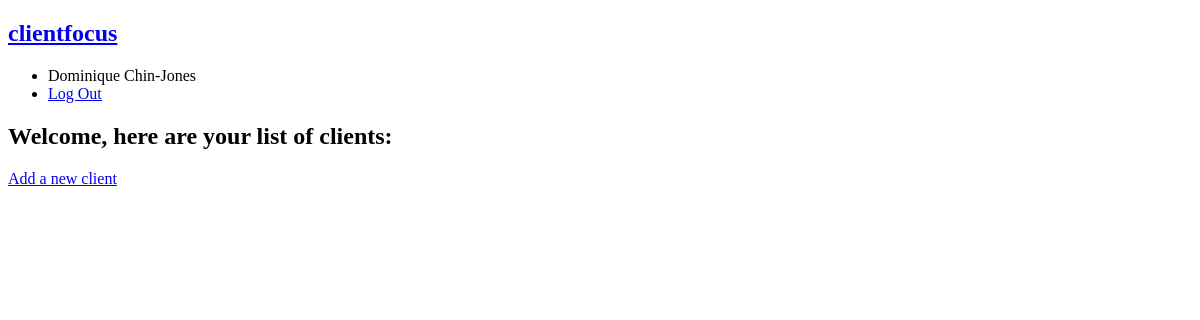
The page / (signed in) on the database as committed earlier.
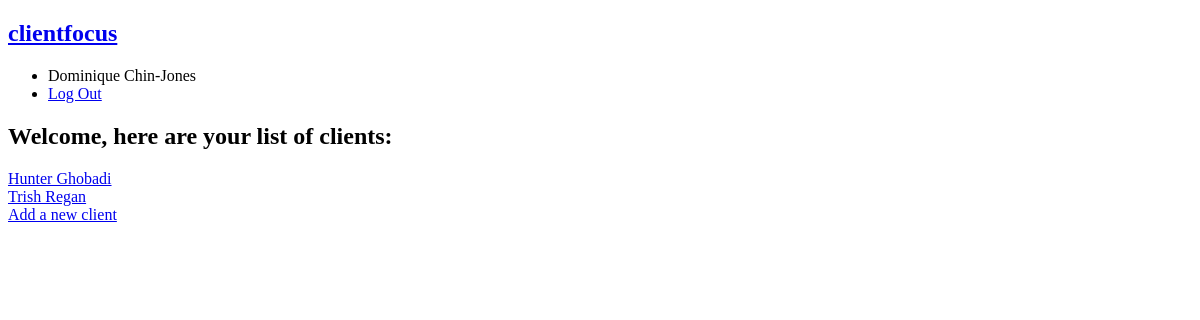
The same page on the database as committed later.
### tables this page shows
CREATE TABLE user (
    id INTEGER PRIMARY KEY AUTOINCREMENT,
    username TEXT UNIQUE NOT NULL,
    password TEXT NOT NULL,
    first_name TEXT NOT NULL,
    last_name TEXT NOT NULL,
    email TEXT NOT NULL
);

CREATE TABLE client (
    id INTEGER PRIMARY KEY AUTOINCREMENT,
    trainer_id INTEGER NOT NULL,
    name TEXT NOT NULL,
    age INTEGER NOT NULL,
    date_of_birth TEXT NOT NULL,
    goals TEXT,
    notes TEXT,
    FOREIGN KEY (trainer_id) REFERENCES user (id)
        ON DELETE CASCADE
);

### clientfocus_app/trainer.py (the view)
@bp.route('/')
@login_required
def index():
    database = get_database()
    trainer = g.user['id']
    clients = database.execute(
        """SELECT client.id, name
        FROM client
        INNER JOIN user on client.trainer_id = ?
        ORDER BY name ASC""", (trainer,)
    ).fetchall()
    return render_template('trainer/index.html', clients=clients, trainer=trainer)

### clientfocus_app/auth.py (called while the page is built)
@bp.before_app_request
def load_logged_in_user():
    user_id = session.get('user_id')
    if user_id is None:
        g.user = None
    else:
        g.user = get_database().execute(
            'SELECT * FROM user WHERE id = ?', (user_id,)
        ).fetchone()

def login_required(view_function):
    @functools.wraps(view_function)
    def view_function_wrapper(**kwargs):
        if g.user is None:
            return redirect(url_for('auth.login'))
        return view_function(**kwargs)
    return view_function_wrapper

### clientfocus_app/db.py (called while the page is built)
def get_database():
    if 'database' not in g:
        g.database = sqlite3.connect(
            current_app.config['DATABASE'],
            detect_types=sqlite3.PARSE_DECLTYPES
        )
        g.database.row_factory = sqlite3.Row
    return g.database

def close_database(e=None):
    database = g.pop('database', None)
    if database is not None:
        database.close()

### clientfocus_app/templates/trainer/index.html (shortened to what this page needs)
{% extends 'base.html' %}
{% block header %}<h2>Welcome, here are your list of clients:</h2>{% endblock %}
{% block content %}
{% for client in clients %}
<div class="client"><a href="{{ url_for('client.index', id=client['id']) }}">{{ client['name'] }}</a></div>
{% endfor %}
<a href="{{ url_for('trainer.addclient') }}">Add a new client</a>
{% endblock %}

### clientfocus_app/templates/base.html (shortened to what this page needs)
<!DOCTYPE html>
<html lang="en">
<head>
    <link rel="stylesheet" href="{{ url_for('static', filename='style.css') }}">
</head>
<nav>
    <h1><a href="{{ url_for('trainer.index') }}">clientfocus</a></h1>
    <ul>
    {% if g.user %}
        <li><span>{{ g.user['first_name'] }} {{g.user['last_name'] }}</span></li>
        <li><a href="{{ url_for('auth.logout') }}">Log Out</a></li>
    {% else %}
        <li><a href="{{ url_for('auth.register') }}">Register</a></li>
        <li><a href="{{ url_for('auth.login') }}">Log In</a></li>
    {% endif %}
    </ul>
</nav>
<body>
    <header>
        {% block header %}{% endblock %}
    </header>
    {% block content %}{% endblock %}
</body>
</html>

Rows that differ between the two databases and show on the page:
added client: name "Hunter Ghobadi"
added client: name "Trish Regan"
